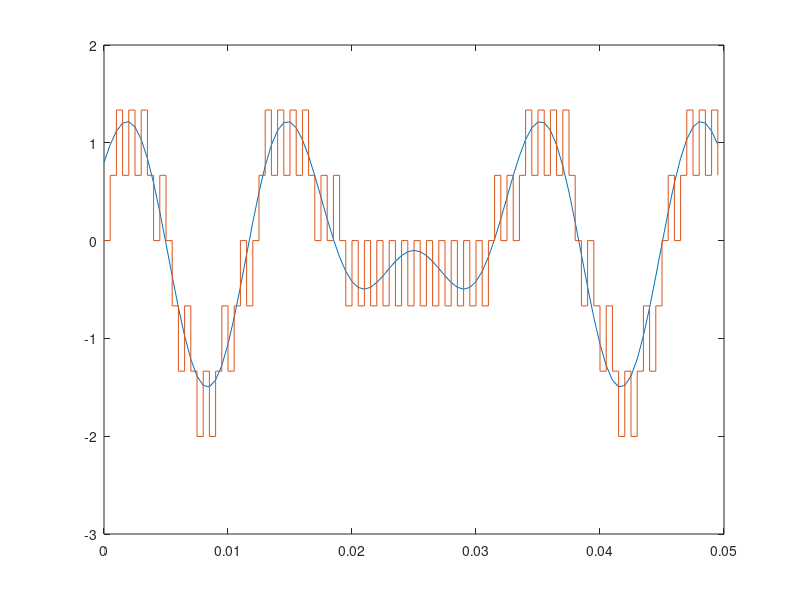
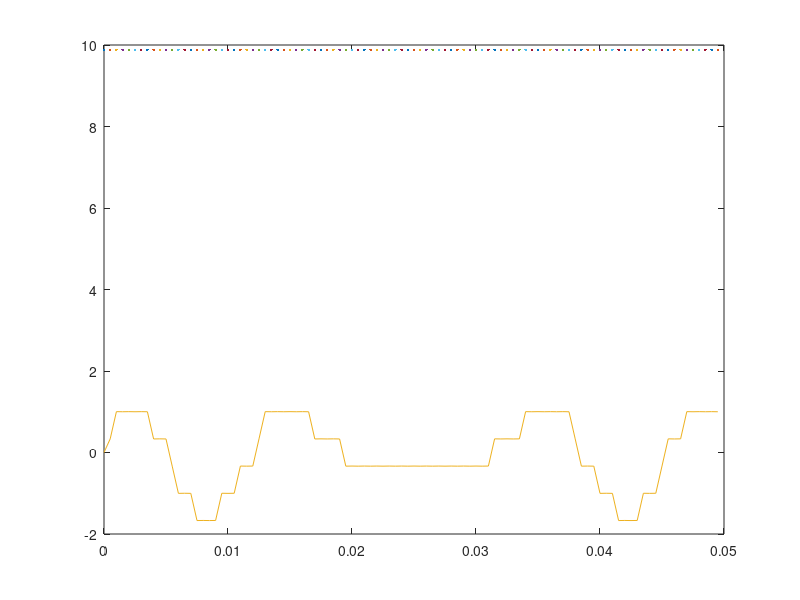
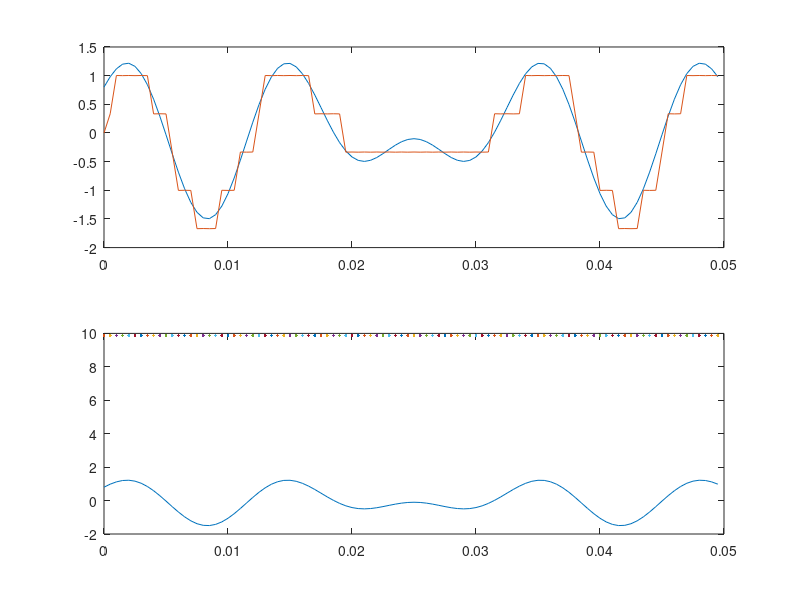

MATLAB code to generate these figures, in order:
Fs = 2000;
f1 = 60;
f2= 90;
Ts = 1/Fs;
time = 0:Ts:(0.05-Ts);

n = length(time);
mt = 0.8 * cos(2*pi*f1.*time) + 0.7*sin(2*pi*f2.*time);

for i = 1:(n-1) 
    m_der(i) = (mt(i+1) - mt(i))/Ts;
end

delta = Ts * ( max(m_der));
mq = zeros(1,n);
err = zeros(1,n);
errq = zeros(1,n);
mq(1) = 0;
for i = 2:n
    err(i) = mt(i) - mq(i-1);
    errq(i) = sign(err(i));
    mq(i) = mq(i-1) + errq(i);
    
    
    if (mt(i) >= mq(i))
        mq(i) = mq(i) + delta;
        err(i) =1;
    else
        mq(i) = mq(i) -delta;
        err(i)= -1;
    
    end
 
end 

en_out = zeros(1,n);
for i = 1:n
    
    if (err(i)==1)
        en_out(i) = 1;
    else
        en_out(i) = 0;
    end 
end
        

figure(1)
plot(time, mt);
hold on;
stairs(time, mq);



















%%

encode_size = length(en_out);
mq(1)=0;


for j=2:encode_size
    if (en_out(j) == 0)
        mq(j)= mq(j) -delta;
    else
        mq(j)= mq(j) +delta
    end
end
cf= 0.1;
n = 100;
b = fir1(100,cf);
out=conv2(length(en_out),b,"same");

figure(2)
plot(time, out);
hold on;
plot(time,mq);







%%
figure(3)
subplot(211)
plot(time,mt)
hold on
plot(time,mq)
subplot(212)
plot(time,mt)
hold on
plot(time,out)


